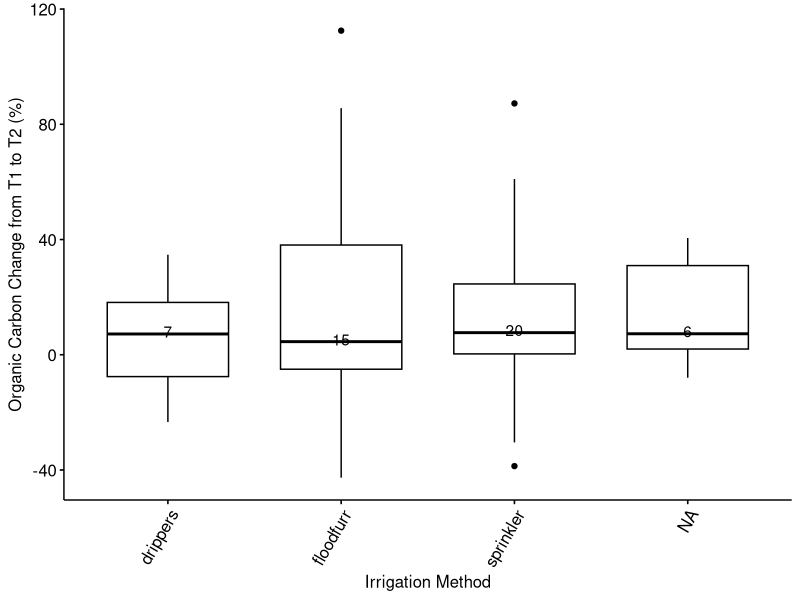
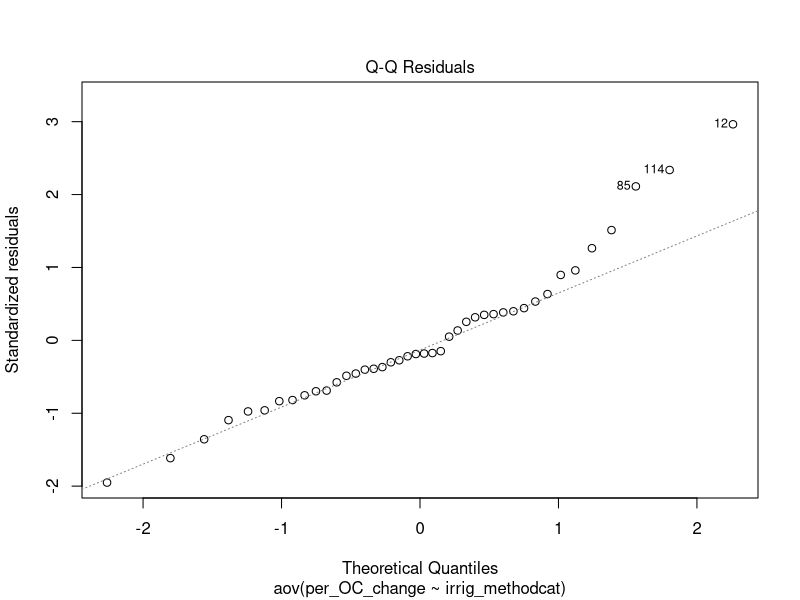
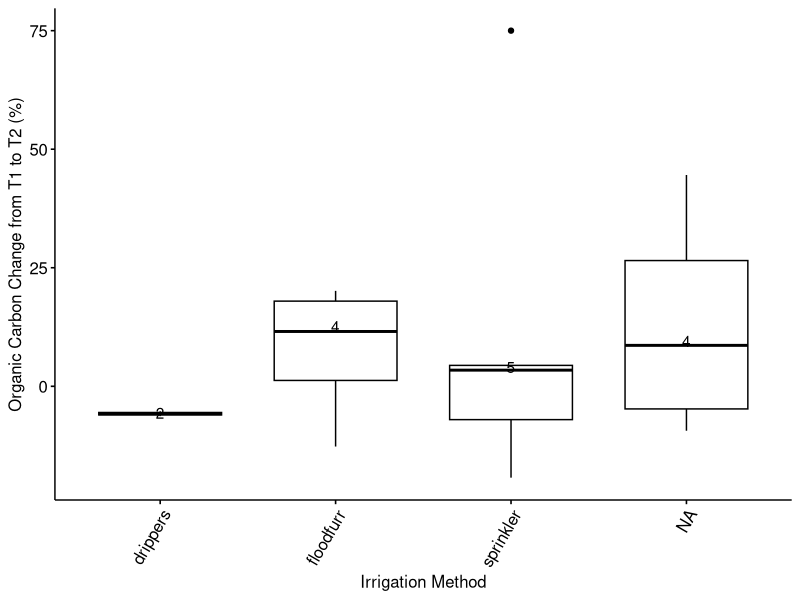
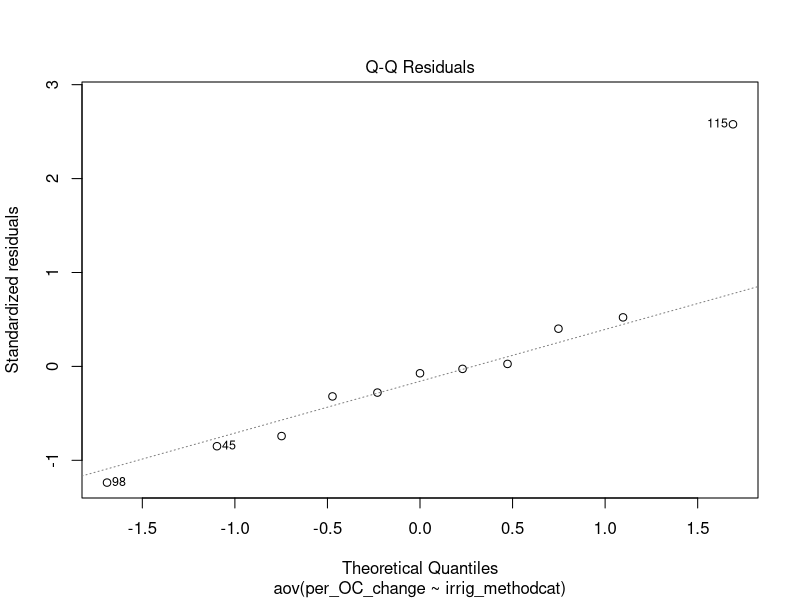
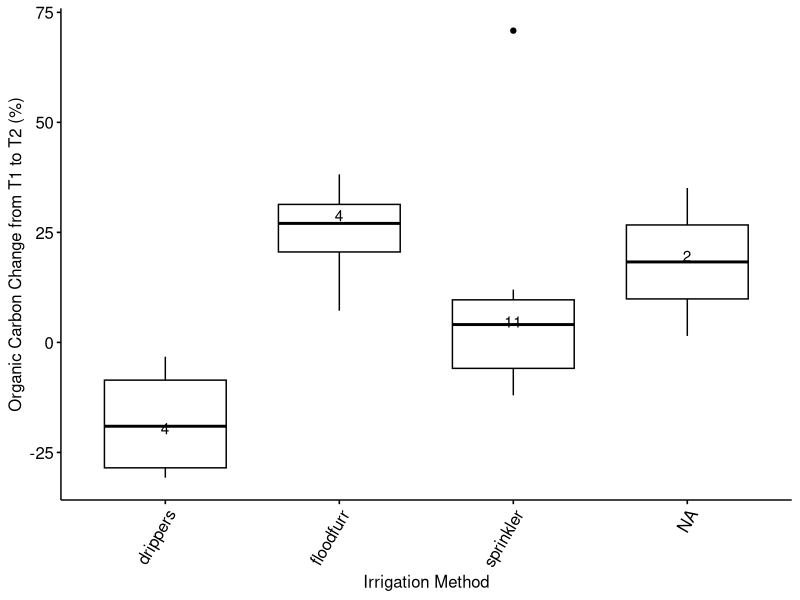
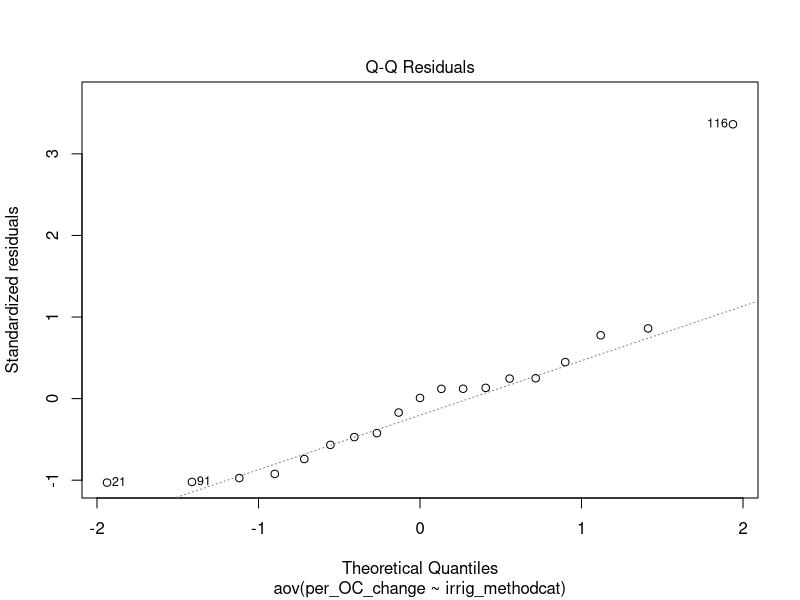
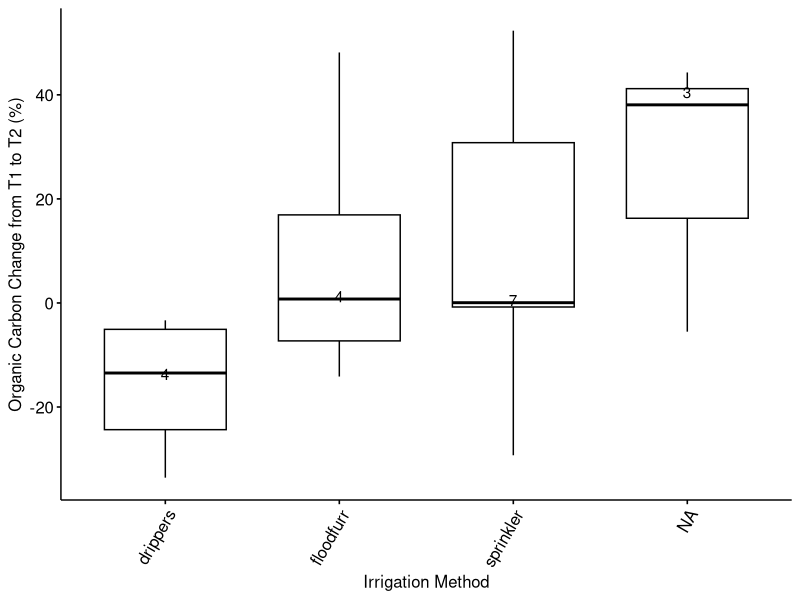
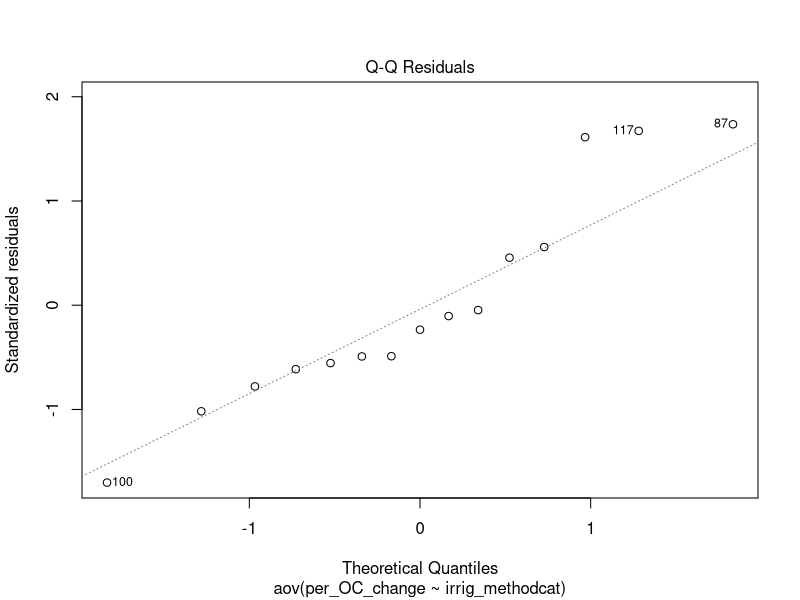

Recreate these plots in R, in order.
## ---- chunk 1
# Load libraries
suppressWarnings(suppressMessages({
    library(tidyverse)
    library(ggpubr)
}))
## ---- chunk 2
# Load dataset
suppressWarnings(suppressMessages({
    datacsv <- read_csv("datasets/irrt1vt2_estBD_mar27.csv")
    dataset <- data.frame(datacsv)
}))
## ---- chunk 3
# Remove outlier
temp_dataset <- split(dataset, dataset$ref_num=="24")
dataset <- temp_dataset$'FALSE'

temp_dataset <- split(dataset, dataset$ref_num=="19")
dataset <- temp_dataset$'FALSE'
## ---- chunk 4
# Factor whole dataset
dataset[sapply(dataset, is.character)] <- lapply(dataset[sapply(dataset, is.character)], as.factor)

# Store rows without N+ and N- pairings in a temporary variable
tempData1a <- split(dataset, dataset$N_pair=="no")
dataseta <- tempData1a$'TRUE'

# For rows that do have a N+ and N- paring, store only the N- rows in a temporary variable
tempData1b <- split(dataset, dataset$N_pair_state=="N+")
datasetb <- tempData1b$'FALSE'

# Combine the two temporary variables into a unified dataset without the N+ treatments where such pairings exist in the dataset
dataset <- rbind(dataseta, datasetb)

# Separate out the 0 - 10 cm depth incrememt
tempData2 <- split(dataset, dataset$depth_cat_2=="0-10cm")
depth_10 <- tempData2$'TRUE'

# Separate out the 10 - 20 cm depth incrememt
tempData2 <- split(dataset, dataset$depth_cat_2=="10-20cm")
depth_20 <- tempData2$'TRUE'

# Separate out the 20 - 30 cm depth incrememt
tempData2 <- split(dataset, dataset$depth_cat_2=="20-30cm")
depth_30 <- tempData2$'TRUE'

# Separate out the 30+ cm depth incrememt
tempData2 <- split(dataset, dataset$depth_cat_2=="30+cm")
depth_30p <- tempData2$'TRUE'
## ---- chunk 5
# function for number of observations 
give.n <- function(x){
  return(c(y = median(x)*1.05, label = length(x))) 
  # experiment with the multiplier to find the perfect position
}

# function for mean labels
mean.n <- function(x){
  return(c(y = median(x)*0.97, label = round(mean(x),2))) 
  # experiment with the multiplier to find the perfect position
}
## ---- chunk 6
# Boxplot to visualize the average percent change for each Irrigation Method (Category)
p <- ggboxplot(depth_10, x="irrig_methodcat", y="per_OC_change", 
          #color = "depth_cat_2", palette = c("#00AFBB", "#E7B800", "#71f442", "#fc79e6"),
          ylab = "Organic Carbon Change from T1 to T2 (%)", xlab = "Irrigation Method")
p + stat_summary(fun.data = give.n, geom = "text", fun = median, position = position_nudge(y = 0.5)) + theme(axis.text.x = element_text(angle = 60, hjust = 1))
## ---- chunk 7
# ANOVA and Tukey's for above boxplot
aov_0_10_per_C <- aov(per_OC_change ~ irrig_methodcat, data = depth_10)
summary(aov_0_10_per_C)
plot(aov_0_10_per_C, 2) # View normality of residuals

TukeyHSD(aov_0_10_per_C)
## ---- chunk 8
# Boxplot to visualize the average percent change for each Irrigation Method (Category)
p2 <- ggboxplot(depth_20, x="irrig_methodcat", y="per_OC_change", 
          #color = "depth_cat_2", palette = c("#00AFBB", "#E7B800", "#71f442", "#fc79e6"),
          ylab = "Organic Carbon Change from T1 to T2 (%)", xlab = "Irrigation Method")
p2 + stat_summary(fun.data = give.n, geom = "text", fun = median, position = position_nudge(y = 0.5)) + theme(axis.text.x = element_text(angle = 60, hjust = 1))
## ---- chunk 9
# ANOVA and Tukey's for above boxplot
aov_10_20_per_C <- aov(per_OC_change ~ irrig_methodcat, data = depth_20)
summary(aov_10_20_per_C)
plot(aov_10_20_per_C, 2) # View normality of residuals

TukeyHSD(aov_10_20_per_C)
## ---- chunk 10
# Boxplot to visualize the average percent change for each Irrigation Method (Category)
p3 <- ggboxplot(depth_30, x="irrig_methodcat", y="per_OC_change", 
          #color = "depth_cat_2", palette = c("#00AFBB", "#E7B800", "#71f442", "#fc79e6"),
          ylab = "Organic Carbon Change from T1 to T2 (%)", xlab = "Irrigation Method")
p3 + stat_summary(fun.data = give.n, geom = "text", fun = median, position = position_nudge(y = 0.5)) + theme(axis.text.x = element_text(angle = 60, hjust = 1))
## ---- chunk 11
# ANOVA and Tukey's for above boxplot
aov_20_30_per_C <- aov(per_OC_change ~ irrig_methodcat, data = depth_30)
summary(aov_20_30_per_C)
plot(aov_20_30_per_C, 2) # View normality of residuals

TukeyHSD(aov_20_30_per_C)
## ---- chunk 12
# Boxplot to visualize the average percent change for each Irrigation Method (Category)
p4 <- ggboxplot(depth_30p, x="irrig_methodcat", y="per_OC_change", 
          #color = "depth_cat_2", palette = c("#00AFBB", "#E7B800", "#71f442", "#fc79e6"),
          ylab = "Organic Carbon Change from T1 to T2 (%)", xlab = "Irrigation Method")
p4 + stat_summary(fun.data = give.n, geom = "text", fun = median, position = position_nudge(y = 0.5)) + theme(axis.text.x = element_text(angle = 60, hjust = 1))
## ---- chunk 13
# ANOVA and Tukey's for above boxplot
aov_30p_per_C <- aov(per_OC_change ~ irrig_methodcat, data = depth_30p)
summary(aov_30p_per_C)
plot(aov_30p_per_C, 2) # View normality of residuals

TukeyHSD(aov_30p_per_C)
## ---- chunk 14
# Boxplot to visualize the average percent change for each Irrigation Method (Category) and depth
p5 <- ggboxplot(dataset, x="irrig_methodcat", y="per_OC_change", 
          color = "depth_cat_2", palette = c("#00AFBB", "#E7B800", "#71f442", "#fc79e6"),
          ylab = "Organic Carbon Change from T1 to T2 (%)", xlab = "Irrigation Method")
p5 + stat_summary(fun.data = give.n, geom = "text", fun = median, position = position_nudge(y = 0.5)) + theme(axis.text.x = element_text(angle = 60, hjust = 1))
